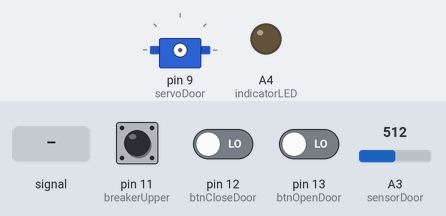
Bench run of a sketch on a simulated Arduino Uno, built with avr-gcc and run on an emulated ATmega328P. Parts: servo, output pins drawn as LEDs (lit = HIGH). Wiring (inferred from the names in the program): servo: signal pin 9. The test bench sets the inputs (shaded band); at power-on: pin 12 (btnCloseDoor) LOW, pin 13 (btnOpenDoor) LOW, pin 11 (breakerUpper) LOW, A3 (sensorDoor) = 512. Servo pulses on a pin are drawn as a servo (544–2400 µs = 0–180°); pins used as bus, display or sensor lines are not drawn.

Above: at 1.2 s.
1.3 s: pin 12 (btnCloseDoor) driven HIGH and pin 13 (btnOpenDoor) driven HIGH
At 1.7 s:
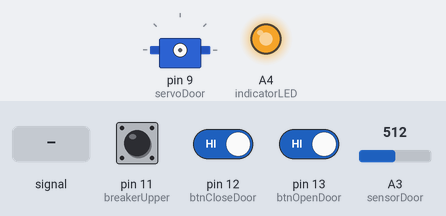
2.8 s: A3 (sensorDoor) fed a 200 Hz sine of ±81 counts around its level
At 3.24 s:
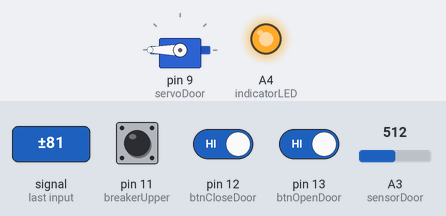
5.8 s: pin 12 (btnCloseDoor) driven LOW
At 6.4 s:
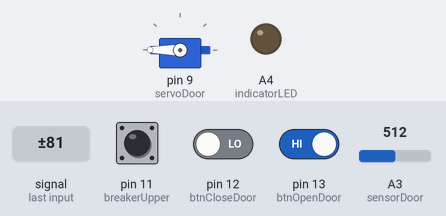
Timing chart, 0 to 8.8 s (numbered marks = the images above; inputs shaded):
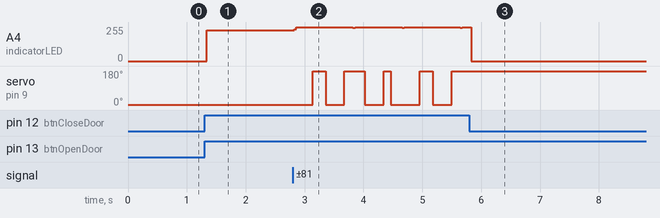

Measured:
- after the input at 1.3 s, A4 (indicatorLED): 0/255 → 232/255 at once
- after the input at 2.8 s, A4 (indicatorLED): 232/255 → 255/255 at once; servo on pin 9 (servoDoor): 1° → 180° after 0.34 s, → 1° 0.22 s later, → 180° 0.32 s later, → 1° 0.34 s later, … (9 changes in this stretch)
- after the input at 5.8 s, servo on pin 9 (servoDoor): stops changing and stays 180°

The sketch:

gdc2000.ino
```cpp
/*    GDC 2000
    Electrical Garage Control


    Johan Kämpe
    Mjukvaruutvecklare inbyggda system
    kurs: Programmering av inbyggda system
   */


enum {DOWN, UP}; // 0 1
enum {OFF, ON}; // 0 1
enum {CLOSED, OPEN}; // 0 1

#define btnOpenDoor 13 // pin for open button
#define btnCloseDoor 12 //pin for close button
#define servoDoor 9 //pin for servo
#define breakerUpper 11 //pin for upper door breaker
#define breakerLower 10 //pin for lower door breaker
#define SENSOR_TRIGGER_MIN 500 //Minimum value for safety sensor trigger

/*   Pulse widths for servo, opening and closing door    */
#define SERVO_PULSE_DOWN 2000
#define SERVO_PULSE_UP 1000
#define SERVO_PULSE_CYCLES 6000

bool doorState = CLOSED;
int sensorDoor = A3; //pin for door safety sensoer
int indicatorLED = A4; //pin for indicator LED

/*   Function prototypes    */
void operateDoor(int upDown);
void setIndicatorLED(int onOff);
int safetySensor();
int checkBreaker(int upLow);

void setup(){
    pinMode(servoDoor, OUTPUT);
    pinMode(sensorDoor, INPUT);
    pinMode(indicatorLED, OUTPUT);
    setIndicatorLED(OFF);
}

void loop(){
    /*   Down button is pressed and door state is open    */
    if(digitalRead(btnCloseDoor) && doorState == OPEN){
            setIndicatorLED(ON);
            /*   Operate door while safety sensor is not triggering,
                and the lower door breaker isn't triggered */
                while(safetySensor() && !checkBreaker(DOWN)){
                    operateDoor(DOWN);
                }
            doorState = CLOSED;
            setIndicatorLED(OFF);
    }
    /*   Up button is pressed and door state is closed    */
    else if(digitalRead(btnOpenDoor) && doorState == CLOSED){
            setIndicatorLED(ON);
            /*   Operate door while safety sensor is not triggering,
                and the upper door breaker isn't triggered */
            while(safetySensor() && !checkBreaker(UP)){
                operateDoor(UP);
            }
            doorState = OPEN;
            setIndicatorLED(OFF);
    }
}

void operateDoor(int upDown){
    /*  Servo pulse width determines direction */
    int pulseWidth;
    if(upDown == UP){
        pulseWidth = SERVO_PULSE_UP;
    }
    else if(upDown == DOWN){
        pulseWidth = SERVO_PULSE_DOWN;
    }
    /*    Send pulses to servo    */
    for(int i = 0; i < SERVO_PULSE_CYCLES; i++){
        /*    Break servo movement if safety sensor trigger   */
        if(safetySensor()){
            break;
        }
        digitalWrite(servoDoor, HIGH);
        delayMicroseconds(pulseWidth);
        digitalWrite(servoDoor, LOW);
        delay(50);
    }
}
/*  Set the indicator LED on or off */
void setIndicatorLED(int onOff){
    digitalWrite(indicatorLED, onOff);
}
/*   Checks safety sensor, return 1 if below trigger limit    */
int safetySensor(){
    return (analogRead(sensorDoor) < SENSOR_TRIGGER_MIN);
}

/*    Checks upper and lower breakers   */
int checkBreaker(int upLow){
    if(upLow = UP){
        return digitalRead(breakerUpper);
    }
    else if(upLow = DOWN){
        return digitalRead(breakerLower);
    }
}
```
